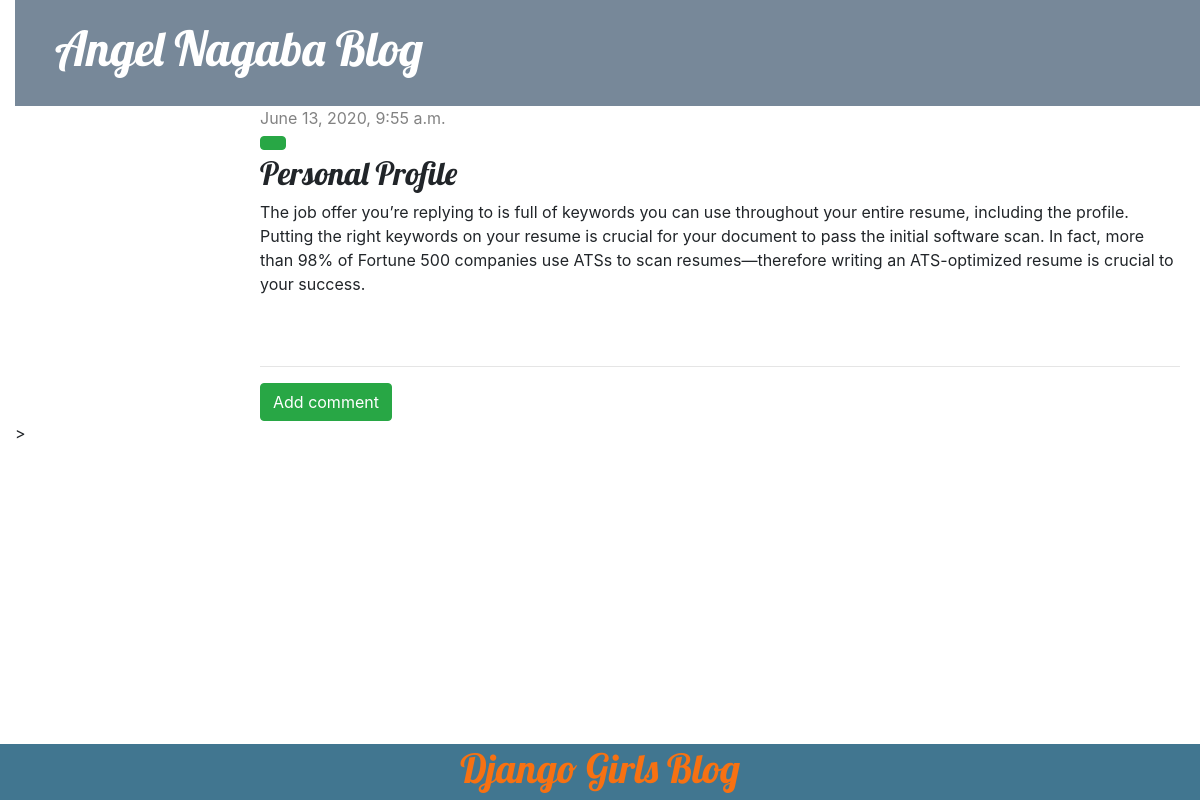
The app's page /post/4/ with its own data.
### blog/models.py (models this page shows, shortened)
class Post(models.Model):
    author = models.ForeignKey(settings.AUTH_USER_MODEL, on_delete=models.CASCADE)
    title = models.CharField(max_length=200)
    text = models.TextField()
    created_date = models.DateTimeField(default=timezone.now)
    published_date = models.DateTimeField(blank=True, null=True)

### blog/views.py (the view)
# urls.py: path('post/<int:pk>/', views.post_detail, name='post_detail'),
def post_detail(request, pk):
    post = get_object_or_404(Post, pk=pk)
    return render(request, 'blog/post_detail.html', {'post': post})

### blog/templates/blog/post_detail.html (shortened to what this page needs)
{% extends 'blog/base.html' %}
{% block content %}
    <div class="post">
        {% if post.published_date %}
        <div class="date">
            {{ post.published_date }}
        </div>
        {% else %}
        <a class="btn btn-success" href="{% url 'post_publish' pk=post.pk %}">Publish</a>
        {% endif %}
        <a class="btn btn-success" href="{% url 'post_edit' pk=post.pk %}"></a>
        <a class="btn btn-default" href="{% url 'post_delete' pk=post.pk %}"></a>
        <h2>{{ post.title }}</h2>
        <p>{{ post.text|linebreaksbr }}</p>
    </div>
    <hr>
        <a class="btn btn-success" href="{% url 'add_comment_to_post' pk=post.pk %}">Add comment</a>
{% endblock %}

### blog/static/css/blog.css (style rules this page uses)
body { padding-left: 15px; }
h1, h2, h3, h4 { font-family: 'Lobster', cursive; }
.date { color: #828282; }
.post { margin-bottom: 70px; }

### records on screen
Post: published_date "June 13, 2020, 9:55 a.m.", title "Personal Profile", text "The job offer you’re replying to is full of keywords you can use throughout your entire resume, including the profile. Putting the right keywords on your resume is crucial for your document to pass the initial software scan. In fact, more than 98% of Fortune 500 companies use ATSs to scan resumes—therefore writing an ATS-optimized resume is crucial to your success."
